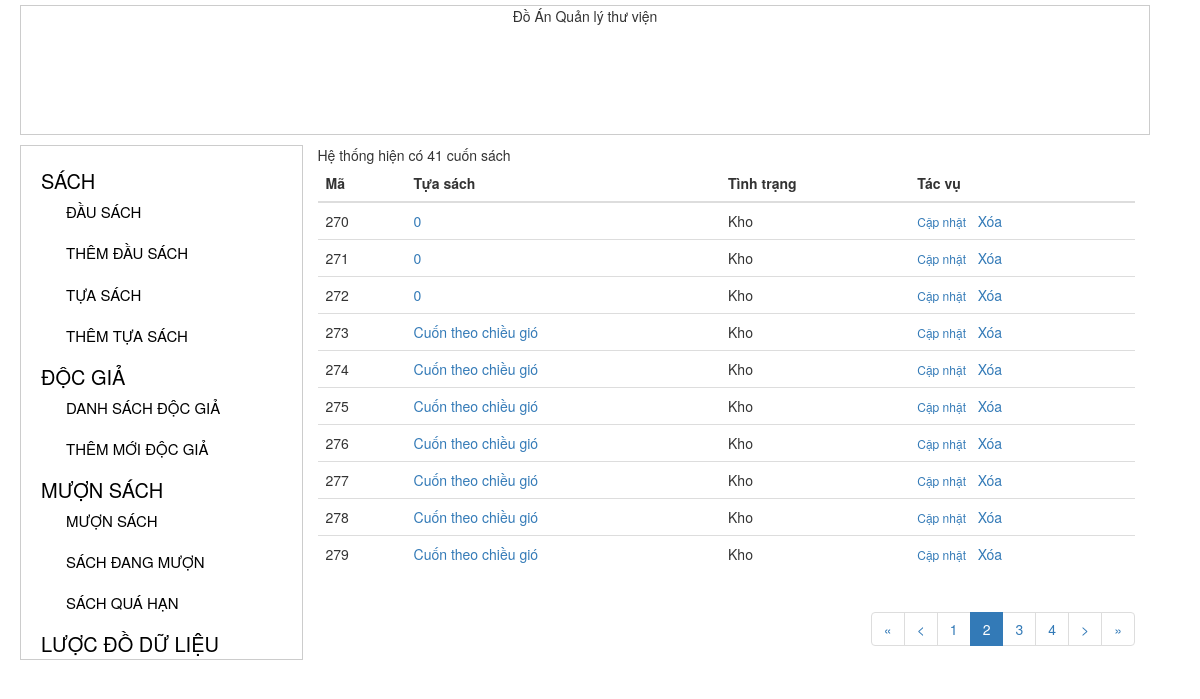
Screenshot of /index.php?act=list_sach&page=2 with the database file from the repository.
### tables this page shows
CREATE TABLE `cuonsach` (
  `isbn` int(11) DEFAULT NULL,
  `ma_cuonsach` int(11) NOT NULL,
  `tinhtrang` int(255) NOT NULL
);

CREATE TABLE `dausach` (
  `isbn` int(11) UNSIGNED NOT NULL,
  `ma_tuasach` int(11) NOT NULL,
  `ngonngu` varchar(15) NOT NULL,
  `bia` varchar(255) NOT NULL,
  `trangthai` varchar(1) NOT NULL
);

CREATE TABLE `tuasach` (
  `ma_tuasach` int(11) UNSIGNED NOT NULL,
  `tuasach` varchar(255) NOT NULL,
  `tacgia` varchar(255) NOT NULL,
  `tomtat` text NOT NULL
);

### inc/class_books.php (called while the page is built, shortened)
<?php
Class CuonSach{
	public static function list_books($select_all = 0, $posts_per_age = 10, $current_page = 1) {
		global $conn;
		if($select_all){
			$sql ="SELECT * FROM cuonsach";
			$result = $conn->query($sql);
			if ($result && $result->num_rows > 0) {
				return $result;
			}
			return 0;
		} else {
			$offset = $posts_per_age * ($current_page - 1);
			$sql ="SELECT * FROM cuonsach LIMIT {$posts_per_age} OFFSET {$offset}";
			$result = $conn->query($sql);
			if ($result && $result->num_rows > 0) {
				return $result;
			}
			return 0;
		}
	}
}

### inc/class_dau_sach.php (called while the page is built, shortened)
<?php
Class DauSach{
	protected $conn;
	static $instance;
	function __construct() {
		global $conn;
		$this->conn 	= $conn;
		$this->table 	= 'dausach';
	}
	static function getInstance(){
        if(self::$instance !== null){
            return self::$instance;
        }
        self::$instance = new DauSach();
        return self::$instance;
    }
	function getMaTuaSachByISBN($isbn){
		$sql 	= "SELECT ma_tuasach FROM $this->table WHERE isbn = {$isbn}";
		$result = $this->conn->query($sql);
		if ($result &&  $result->num_rows > 0 ) {
			while( $row = $result->fetch_assoc() ) {
				return $row['ma_tuasach'];
			}
		}
		return 0;
	}
	function getTuaSachByISBN($isbn){
		$ma_tuasach = $this->getMaTuaSachByISBN($isbn);
		$tuasach 	=  TuaSach::getInstance();
		return $tuasach->getTitleTuaSach($ma_tuasach);
	}
}

### inc/class_tua_sach.php (called while the page is built, shortened)
<?php
Class TuaSach{
	protected $conn;
	protected $table;
	static $instance;
	function __construct(){
		global $conn;
		$this->conn = $conn;
		$this->table = 'tuasach';
	}
	static function getInstance(){
        if(self::$instance !== null){
            return self::$instance;
        }
        self::$instance = new TuaSach();
        return self::$instance;
    }
	function getTitleTuaSach($ma_tuasach){
		$result = $this->kiemTraTuaSachTonTai($ma_tuasach);
		if( $result ){
			while( $row = $result->fetch_assoc() ) {
				return $row['tuasach'];
			}
		}
		return 0;
	}
	function kiemTraTuaSachTonTai($ma_tuasach){
		$sql ="SELECT * FROM {$this->table} WHERE ma_tuasach = {$ma_tuasach} ";
		$result = $this->conn->query($sql);
		if ($result && $result->num_rows > 0) {
			return $result;
		}
		return 0;
	}
}

### module/list_sach.php (the view, shortened to what this page needs)
<?php
$total = CuonSach::list_books($select_all = 1);
if( !empty($total) ){
	$url = 'index.php?act=list_sach&';
	$total_record = $total->num_rows;
    $current_page = isset($_GET['page']) ? $_GET['page'] : 1;
    $posts_per_page = 10;
    $max_page = ceil($total_record/$posts_per_page);
	$result = CuonSach::list_books($select_all = 0, $posts_per_page, $current_page );
    echo "Hệ thống hiện có {$total_record} cuốn sách";
	echo '<table class="table ">';
	echo '<thead><tr><th> Mã</th> <th> Tựa sách </th><th> Tình trạng </td> <th> Tác vụ </th> </tr></thead>';
	echo ' <tbody>';
	while( $row = $result->fetch_assoc() ) {
		$isbn 		= $row['isbn'];
		$tinhtrang 	= ($row['tinhtrang'] == 1)  ?  'Kho' :'Đang mượn';
		echo '<tr>';
        echo "<td> " . $row["ma_cuonsach"]. " </td><td> <a class='' href= 'index.php?act=chi_tiet_sach&id=".$row["ma_cuonsach"]."'> " . limit_string( getTuaSachByISBN($isbn),30). "</a> </td><td>". $tinhtrang. "</td>";
        echo "<td><a  class='action'  href='index.php?act=frm_insert_book&id=".$row["ma_cuonsach"]."'>Cập nhật</a> &nbsp; <a href='{$url}page={$current_page}&del={$row["ma_cuonsach"]}' onclick ='return remove_tua_sach()'> Xóa</a>  ";
        echo '</tr>';
    }
    echo '</tbody>';
    echo '</table>';
    echo paginate( $posts_per_page, $current_page, $total_record,  $max_page, $url = 'index.php?act=list_sach');
}

### style.css (style rules this page uses)
body, ul, li, div, ol, td, span, p ,label, form,h1,h2,h3,h4,h5,h6 { margin: 0; padding: 0; }
a.action { font-size: 12px; }

### rows the page displays
cuonsach: ma_cuonsach "270", isbn "0", tinhtrang "Kho"
cuonsach: ma_cuonsach "271", isbn "0", tinhtrang "Kho"
cuonsach: ma_cuonsach "272", isbn "0", tinhtrang "Kho"
cuonsach: ma_cuonsach "273", isbn.tuasach "Cuốn theo chiều gió", tinhtrang "Kho"
cuonsach: ma_cuonsach "274", isbn.tuasach "Cuốn theo chiều gió", tinhtrang "Kho"
cuonsach: ma_cuonsach "275", isbn.tuasach "Cuốn theo chiều gió", tinhtrang "Kho"
cuonsach: ma_cuonsach "276", isbn.tuasach "Cuốn theo chiều gió", tinhtrang "Kho"
cuonsach: ma_cuonsach "277", isbn.tuasach "Cuốn theo chiều gió", tinhtrang "Kho"
cuonsach: ma_cuonsach "278", isbn.tuasach "Cuốn theo chiều gió", tinhtrang "Kho"
cuonsach: ma_cuonsach "279", isbn.tuasach "Cuốn theo chiều gió", tinhtrang "Kho"

### other values shown
$total_record "41"
$current_page "2"
